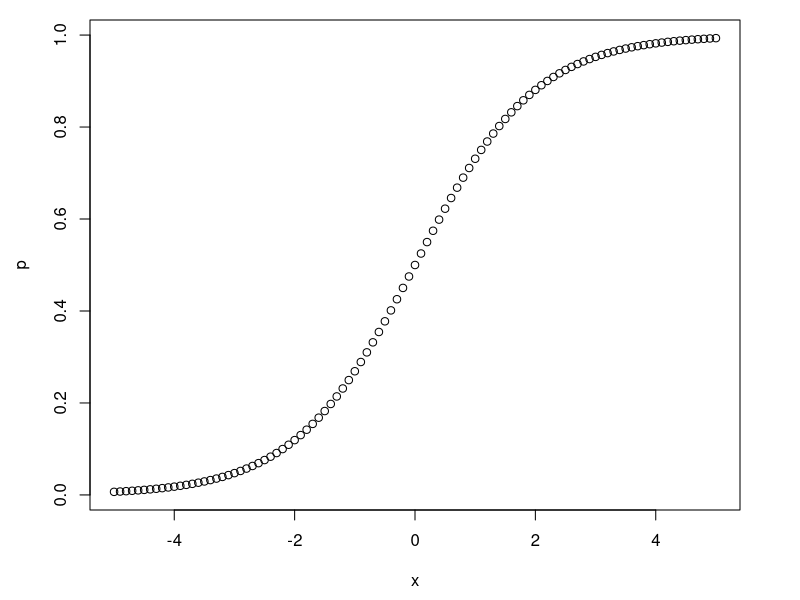
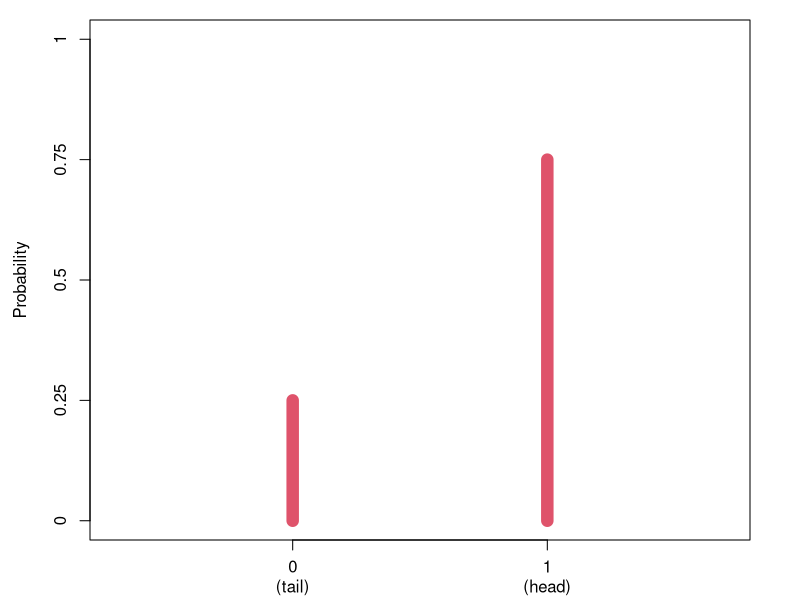
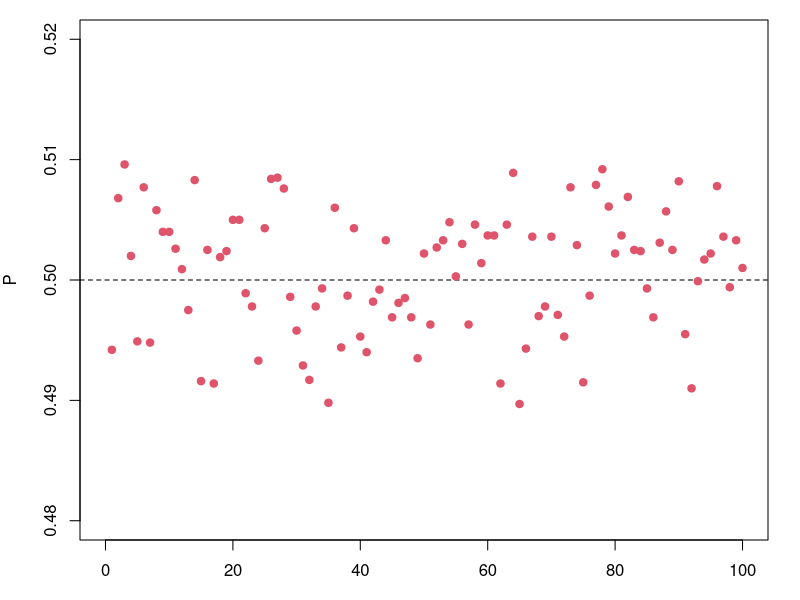

The R script that drew these images, in order:
## ---- chunk 1
knitr::opts_chunk$set(
	message = FALSE,
	warning = FALSE,
	#results = 'hold',
	out.width = "100%",
	fig.align = 'center',
	comment = "",
	fig.dim = c(10, 5.5),
   #dpi = 300,
   dev='svg',
   dev.args = list(bg = "transparent"),
   NULL
)
## ---- chunk 2
D = c( A=0.4, B=0.1 )  # Difficulty of item
A = c( R=0.5, T=0.1, J=-0.4 )  # Ability of student (R:Rob, T:Tom, J:Joe)

dat = expand.grid( 
   I = c( "A", "B" ),      # Item index
   T = c( "R", "T", "J" )  # Testee index
)
dat
## ---- chunk 3
dat$A = A[ dat$T ]  # map ability to df by testee index T
dat$D = D[ dat$I ]  # map difficulty to df by item index I
dat
## ---- chunk 4
dat$Mu = dat$A - dat$D
dat
## ---- chunk 5
# Set plot margins  # (b, l, t, r)
par(oma=c(0,0,0,0))  # Outer margin
par(mar=c(4.5, 4.5, 1, 3) )  # margin

logistic = function(x) 1 / ( 1 + exp(-x) )
x = seq( -5, 5, by=0.1 )
p = logistic( x )
plot( x, p )
## ---- chunk 6
#| echo: false
#par( mar = c(bottom, left, top, right) )
par(oma=c(0,0,0,0))  # outer margin
par(mar=c(3, 4.5, 1, 2.5) )  # margin

yseq = seq(0, 1, .25)
plot(1, type="n", xaxt='n', yaxt='n',
     ylab = "Probability", xlab="",
     xlim=c(-.7, 1.7), ylim=c(0, 1) )
lines( c(0, 0), c(0, 0.25), lwd=12, col=2 )
lines( c(1, 1), c(0, 0.75), lwd=12, col=2 )
axis( 2, at=yseq, labels=sprintf("%.2g", yseq) )
axis( 1, at=0:1, padj = .5,
     labels = c("0\n(tail)", "1\n(head)"), 
)
## ---- chunk 7
rbern = function( p, n=length(p) ) 
   rbinom( n=n, size=1, prob=p )

set.seed(13)
dat$P = logistic( dat$Mu )
dat$R = rbern( dat$P ) # Generate 0/1 from Bernoulli distribution
dat
## ---- chunk 8
outcomes = rbern( p=0.5, n=1e4 )  # Run rbern with P=0.5 10,000 times
mean(outcomes)
## ---- chunk 9
outcomes = replicate( n=1e4, expr={ rbern( p=0.5 ) } )
mean(outcomes)
## ---- chunk 10
#| echo: false
#par( mar = c(bottom, left, top, right) )
par(oma=c(0,0,0,0))  # outer margin
par(mar=c(3, 4, 1, 1.6) )  # margin
# See if several runs of rbern( p=0.5, n=1e4 ) give results around 0.5
Ps = replicate( n=100, expr={
   outcomes = rbern( p=0.5, n=1e4 )
   mean(outcomes)
})

# Plot Ps to see if they scatter around 0.5
plot( 1, type="n", xlim=c(0, 100), ylim=c(0.48, 0.52), ylab="P" )
abline( h=0.5, lty="dashed" )
points( Ps, pch=19, col=2 )
